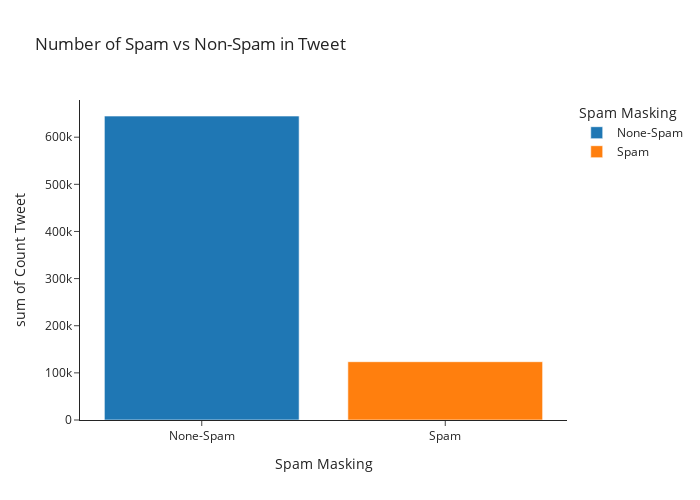

Notebook code cell kept with this figure:
### Code cell
count_spam = df_tweet_processed.drop_duplicates("id").groupby("Spam_Masking_Province").agg({'id' : 'count'}).reset_index()
count_spam.rename(columns = {"id" : "Count Tweet", "Spam_Masking_Province" : "Spam Masking"}, inplace = True)


spam_count_plot = px.histogram(count_spam, x = "Spam Masking", y = "Count Tweet", color = "Spam Masking",
                                width= 700 ,height= 500, title = "Number of Spam vs Non-Spam in Tweet")

#count_spam.to_csv(f"Number of Spam vs Non-Spam in Tweet.csv", encoding  = "utf-8-sig", index = 0)
#spam_count_plot.write_html(f"Number of Spam vs Non-Spam in Tweet.html")

spam_count_plot

### Figure 1 — Plotly figure (JSON) as saved in the notebook; plotly's stock layout.template omitted (floating-point values rounded to 4 significant figures)
{"data": [{"alignmentgroup": "True", "bingroup": "x", "histfunc": "sum", "hovertemplate": "Spam Masking=%{x}<br>sum of Count Tweet=%{y}<extra></extra>", "legendgroup": "None-Spam", "marker": {"color": "#1F77B4", "pattern": {"shape": ""}}, "name": "None-Spam", "offsetgroup": "None-Spam", "orientation": "v", "showlegend": true, "type": "histogram", "x": ["None-Spam"], "xaxis": "x", "y": [644950], "yaxis": "y"}, {"alignmentgroup": "True", "bingroup": "x", "histfunc": "sum", "hovertemplate": "Spam Masking=%{x}<br>sum of Count Tweet=%{y}<extra></extra>", "legendgroup": "Spam", "marker": {"color": "#FF7F0E", "pattern": {"shape": ""}}, "name": "Spam", "offsetgroup": "Spam", "orientation": "v", "showlegend": true, "type": "histogram", "x": ["Spam"], "xaxis": "x", "y": [123681], "yaxis": "y"}], "layout": {"barmode": "relative", "height": 500, "legend": {"title": {"text": "Spam Masking"}, "tracegroupgap": 0}, "title": {"text": "Number of Spam vs Non-Spam in Tweet"}, "width": 700, "xaxis": {"anchor": "y", "categoryarray": ["None-Spam", "Spam"], "categoryorder": "array", "domain": [0, 1], "title": {"text": "Spam Masking"}}, "yaxis": {"anchor": "x", "domain": [0, 1], "title": {"text": "sum of Count Tweet"}}}}
